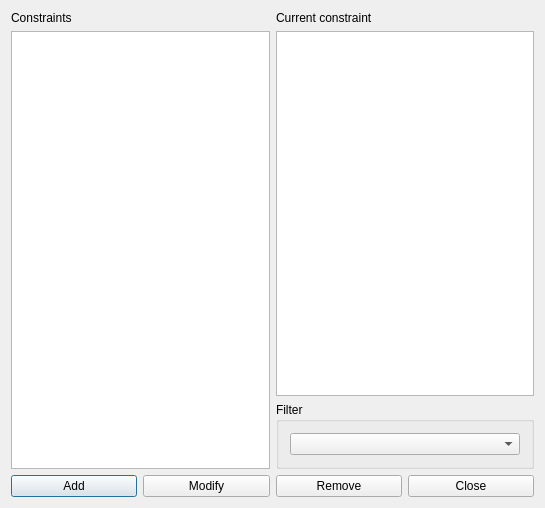
<?xml version="1.0" encoding="UTF-8"?>
<ui version="4.0">
 <class>ConstraintTeacherMaxTwoConsecutiveMorningsForm_template</class>
 <widget class="QDialog" name="ConstraintTeacherMaxTwoConsecutiveMorningsForm_template">
  <property name="geometry">
   <rect>
    <x>0</x>
    <y>0</y>
    <width>545</width>
    <height>508</height>
   </rect>
  </property>
  <property name="windowTitle">
   <string extracomment="This is the title of the dialog in which you see the list of all constraints of this type">Constraints teacher max two consecutive mornings</string>
  </property>
  <layout class="QGridLayout" name="gridLayout_2">
   <item row="2" column="0" colspan="2">
    <layout class="QHBoxLayout" name="horizontalLayout">
     <item>
      <widget class="QPushButton" name="addConstraintPushButton">
       <property name="text">
        <string>Add</string>
       </property>
      </widget>
     </item>
     <item>
      <widget class="QPushButton" name="modifyConstraintPushButton">
       <property name="text">
        <string>Modify</string>
       </property>
      </widget>
     </item>
     <item>
      <widget class="QPushButton" name="removeConstraintPushButton">
       <property name="text">
        <string>Remove</string>
       </property>
      </widget>
     </item>
     <item>
      <widget class="QPushButton" name="closePushButton">
       <property name="text">
        <string>Close</string>
       </property>
      </widget>
     </item>
    </layout>
   </item>
   <item row="1" column="1">
    <widget class="QGroupBox" name="filterGroupBox">
     <property name="title">
      <string>Filter</string>
     </property>
     <layout class="QGridLayout" name="gridLayout">
      <item row="0" column="0">
       <widget class="QComboBox" name="teachersComboBox"/>
      </item>
     </layout>
    </widget>
   </item>
   <item row="0" column="0" rowspan="2">
    <layout class="QVBoxLayout" name="verticalLayout">
     <item>
      <widget class="QLabel" name="constraintsTextLabel">
       <property name="frameShape">
        <enum>QFrame::NoFrame</enum>
       </property>
       <property name="frameShadow">
        <enum>QFrame::Plain</enum>
       </property>
       <property name="text">
        <string>Constraints</string>
       </property>
       <property name="wordWrap">
        <bool>false</bool>
       </property>
      </widget>
     </item>
     <item>
      <widget class="QListWidget" name="constraintsListWidget"/>
     </item>
    </layout>
   </item>
   <item row="0" column="1">
    <layout class="QVBoxLayout" name="verticalLayout_2">
     <item>
      <widget class="QLabel" name="currentConstraintTextLabel">
       <property name="text">
        <string>Current constraint</string>
       </property>
       <property name="wordWrap">
        <bool>false</bool>
       </property>
      </widget>
     </item>
     <item>
      <widget class="QPlainTextEdit" name="currentConstraintTextEdit"/>
     </item>
    </layout>
   </item>
  </layout>
 </widget>
 <layoutdefault spacing="6" margin="11"/>
 <resources/>
 <connections/>
</ui>
